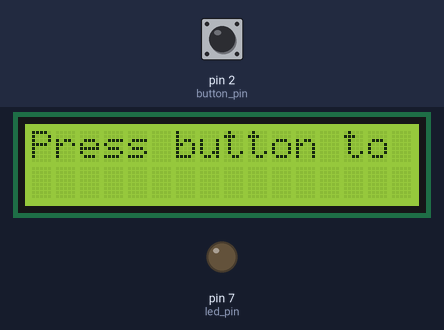
The sketch below on a simulated Arduino Uno, built with avr-gcc and run on an emulated ATmega328P. Shown: 16×2 character LCD, output pins drawn as LEDs (lit = HIGH). The test bench sets the inputs (shaded band); at power-on: pin 2 (button_pin) HIGH. Random numbers use the default seed unless the sketch sets one; what the sketch prints to the serial monitor is not drawn.

Above: at 2.2 s.
2.3 s: pin 2 (button_pin) pulled LOW for 0.15 s
At 4.0 s:
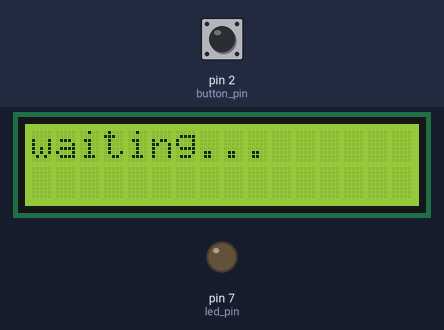
At 7.8 s:
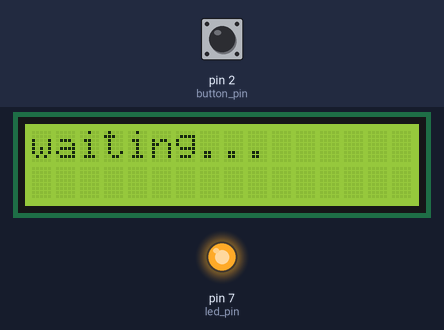
8.4 s: pin 2 (button_pin) pulled LOW for 1 s
At 9.7 s:
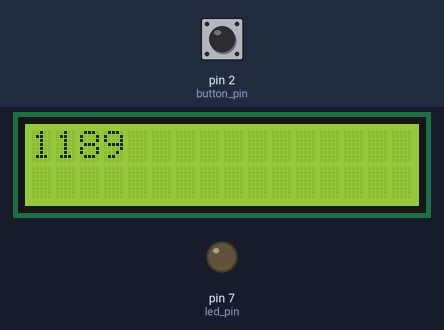
Timing chart, 0 to 11.4 s (numbered marks = the images above; inputs shaded):
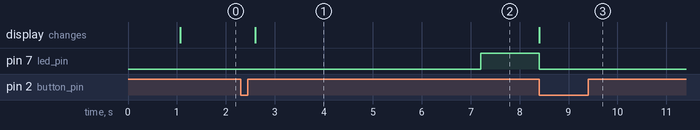

Measured:
- after the input at 2.3 s, pin 7 (led_pin): LOW → HIGH after 4.9 s; the display: changes after 0.30 s (image 1)
- after the input at 8.4 s, pin 7 (led_pin): HIGH → LOW at once; the display: changes at once (image 3)

The sketch:

sketch_feb11a.ino
```cpp
#include <LiquidCrystal.h>
enum states {
  start,
  waiting,
  measuring,
  cheater
};
states state = start;
const int button_pin = 2, led_pin = 7,button_debounce = 300;
unsigned long measurement_start, result;
volatile unsigned long button_press_time;
volatile boolean button_pressed = false;
const int rs = 12, en = 11, d4 = 6, d5 = 5, d6 = 4, d7 = 3;
LiquidCrystal lcd(rs, en, d4, d5, d6, d7);
void setup() {
  pinMode(button_pin, INPUT_PULLUP);
  pinMode(led_pin, OUTPUT);
  Serial.begin(9600);
  attachInterrupt(
    digitalPinToInterrupt(button_pin),
    button_interrupt,
    FALLING
  );
   lcd.begin(16, 2);
  // Print a message to the LCD.
  delay(1000);
}
void button_interrupt() {
  button_press_time = millis();
  Serial.println("painettu");
  button_pressed = true;
}
void loop() {
  switch (state) {
    case start:
      lcd.clear();
      lcd.print("Press button to start the game!");
      while (!button_pressed) {}
      delay(button_debounce);
      state = waiting;
      break;
    case waiting:
      lcd.clear();
      lcd.print("waiting...");
      delay(random(700, 5000));
      digitalWrite(led_pin, HIGH);
      measurement_start = millis();
      state = measuring;
      break;
    case measuring:
      while (!button_pressed) {}
      result = millis();
      result = result - measurement_start;
      digitalWrite(led_pin, LOW);
      lcd.clear();
      lcd.print(result);
      delay(4000);
      state = start;
      break;
    case cheater:
      break;
    default:
    // We shouldn’t reach this, if every state is defined
      Serial.println("Default state reached :SSS");
      break;
  }
  button_pressed = false;
}
```
